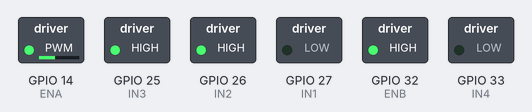
The sketch below on a simulated ESP32. Parts: switched loads named in the sketch (green lamp = pin HIGH).

Above: at 0.1 s.
Timing chart, 0 to 1.6 s (numbered marks = the images above):
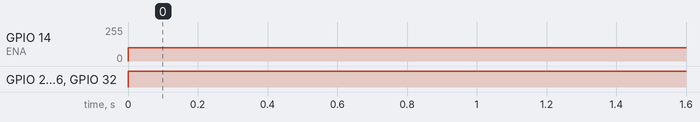

Measured:
- by itself, GPIO 14 (ENA): 0/255 → 100/255 at 0.00 s
- by itself, GPIO 25 (IN3), GPIO 26 (IN2), GPIO 32 (ENB): LOW → HIGH at 0.00 s

The sketch:

test_motor.ino
```cpp
// Pin L298N untuk Motor A (kanan)
const int ENA = 14;  // D14 → ENA (motor A, kanan)
const int IN1 = 27;  // D27 → IN1
const int IN2 = 26;  // D26 → IN2

// Pin L298N untuk Motor B (kiri)
const int IN3 = 25;  // D25 → IN3
const int IN4 = 33;  // D33 → IN4
const int ENB = 32;  // D32 → ENB (motor B, kiri)


void setup() {
  // put your setup code here, to run once:
  pinMode(IN1, OUTPUT);
  pinMode(IN2, OUTPUT);
  pinMode(IN3, OUTPUT);
  pinMode(IN4, OUTPUT);
  pinMode(ENA, OUTPUT);
  pinMode(ENB, OUTPUT);
}

void loop() {
  // put your main code here, to run repeatedly:

  digitalWrite(IN1, LOW);
  digitalWrite(IN2, HIGH);
  analogWrite(ENA, 100);

  digitalWrite(IN3, HIGH);
  digitalWrite(IN4, LOW);
  analogWrite(ENB, 255);

}
```
